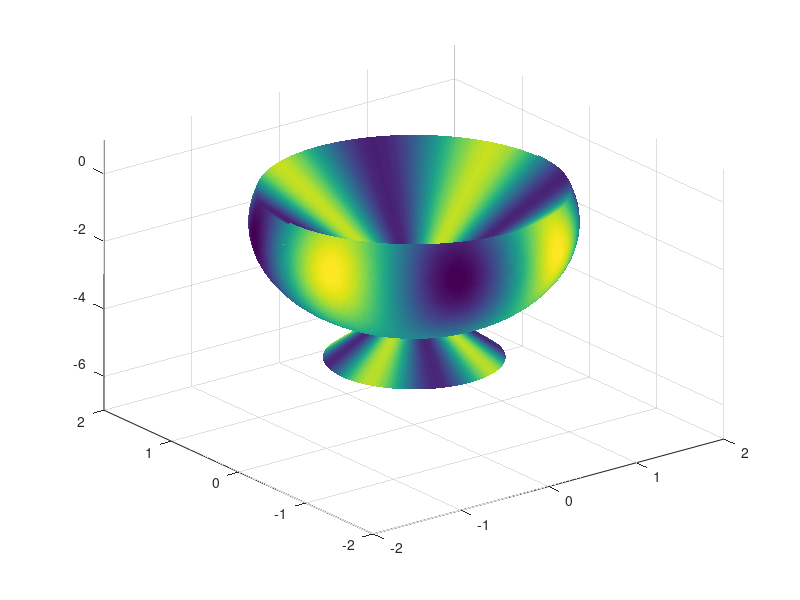

This figure's MATLAB source:
close all
a = 1.5;
b = 1.5;
c = 3;
t = linspace(0,2*pi,200);
p = linspace(0,pi,200);
[T,P] = meshgrid(t,p);
x = a*cos(T).*cos(P);
y = b*cos(T).*sin(P);
z = -(1-c*sin(T));

i=(z<0).*x+(z>0).*(-x/1.7);
j=(z<0).*y+(z>0).*-y/1.7;
k=(z<0).*z+(z>0).*-5;

[~,Fx] = gradient (abs(x.*y.*y.*x));
figure
s=surf(i,j,k,Fx,'EdgeColor','black')
shading interp;
axis([-2,2,-2,2,-7,1])
hold on


